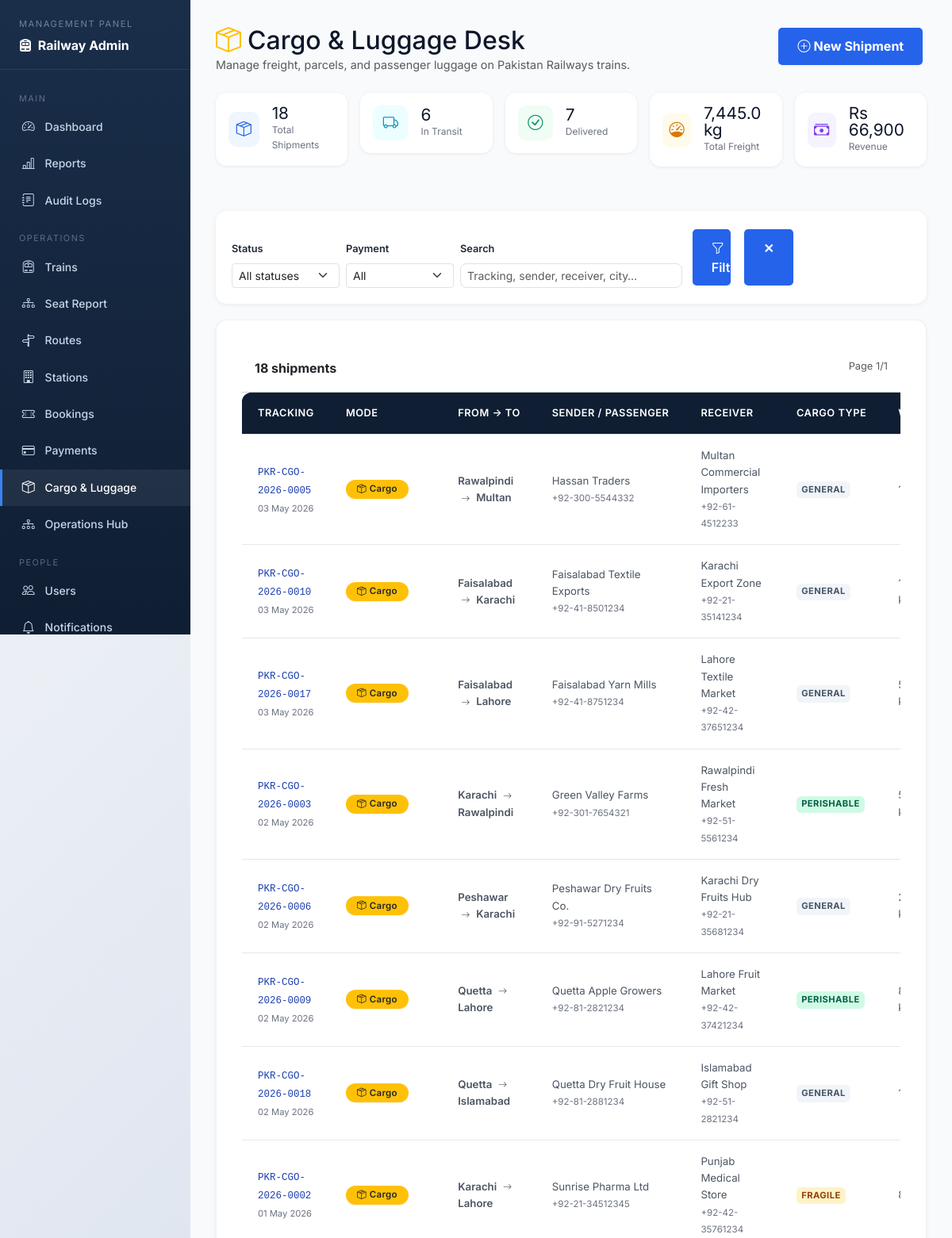
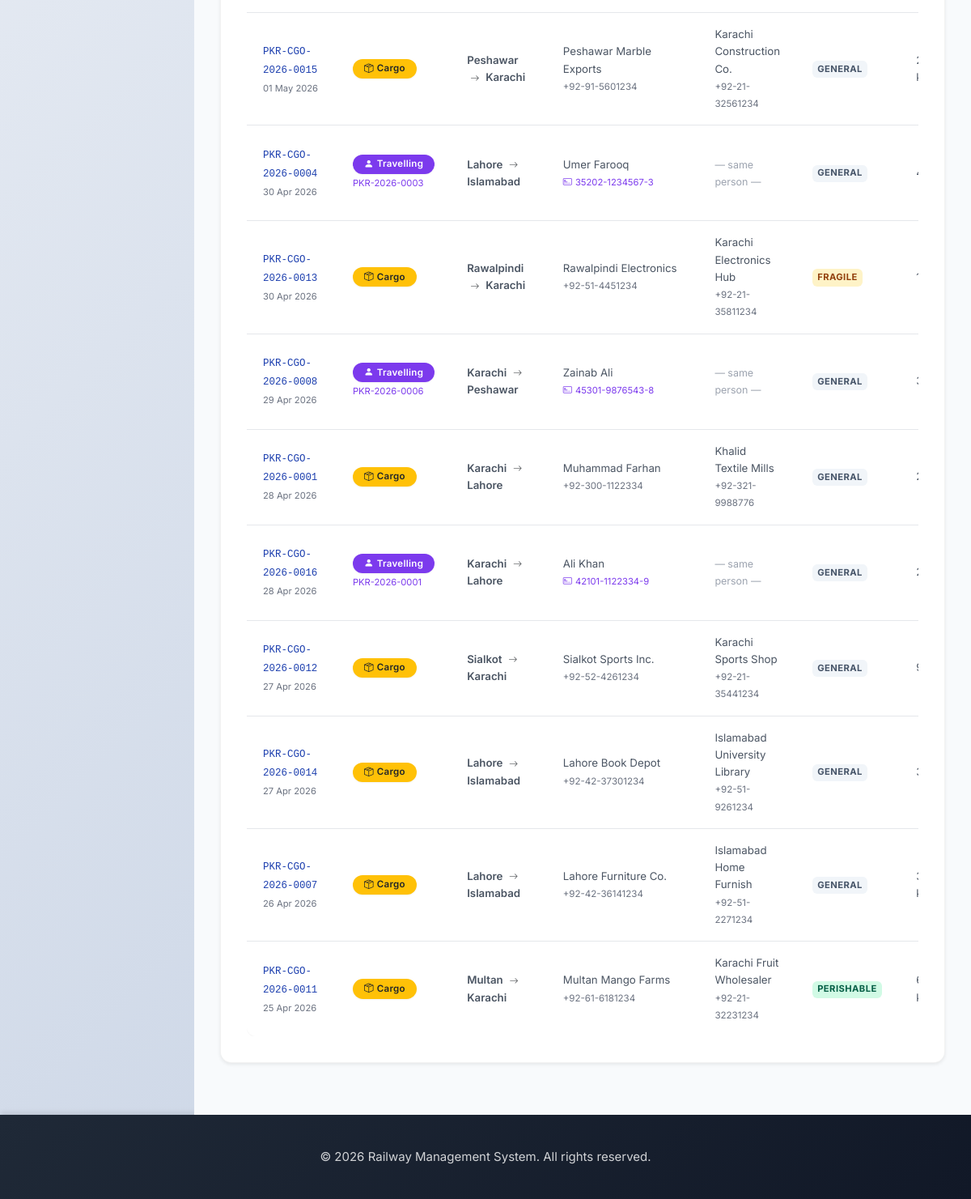
The app's page /cargo-shipments.php (signed in) with its own data (2 pictures, top to bottom).
### tables this page shows
CREATE TABLE IF NOT EXISTS cargo_shipments (
    shipment_id          INT PRIMARY KEY AUTO_INCREMENT,
    tracking_number      VARCHAR(30) UNIQUE NOT NULL,
    shipment_type        ENUM('cargo_delivery','travelling') NOT NULL DEFAULT 'cargo_delivery',
    passenger_name       VARCHAR(120),
    passenger_cnic       VARCHAR(20),
    linked_booking_ref   VARCHAR(30),
    sender_name          VARCHAR(100) NOT NULL,
    sender_phone         VARCHAR(20),
    sender_address       TEXT,
    receiver_name        VARCHAR(100),
    receiver_phone       VARCHAR(20),
    receiver_address     TEXT,
    origin_city          VARCHAR(100) NOT NULL,
    destination_city     VARCHAR(100) NOT NULL,
    route_id             INT,
    weight_kg            DECIMAL(8,2) NOT NULL,
    cargo_type           ENUM('general','fragile','perishable','livestock','hazardous') DEFAULT 'general',
    declared_value       DECIMAL(12,2) DEFAULT 0.00,
    shipping_fee         DECIMAL(10,2) NOT NULL,
    shipment_status      ENUM('pending','in_transit','arrived','delivered','cancelled') DEFAULT 'pending',
    payment_status       ENUM('pending','paid','refunded') DEFAULT 'pending',
    special_instructions TEXT,
    booked_by            INT,
    handled_by           INT,
    booking_date         TIMESTAMP DEFAULT CURRENT_TIMESTAMP,
    estimated_delivery   DATE,
    actual_delivery      DATETIME,
    updated_at           TIMESTAMP DEFAULT CURRENT_TIMESTAMP ON UPDATE CURRENT_TIMESTAMP,
    FOREIGN KEY (route_id)   REFERENCES routes(route_id)  ON DELETE SET NULL,
    FOREIGN KEY (booked_by)  REFERENCES users(user_id)    ON DELETE SET NULL,
    FOREIGN KEY (handled_by) REFERENCES users(user_id)    ON DELETE SET NULL,
    INDEX idx_cargo_status  (shipment_status),
    INDEX idx_cargo_route   (route_id),
    INDEX idx_cargo_track   (tracking_number)
);

### src/classes/Database.php (called while the page is built, shortened)
<?php
class Database {
    private $host = DB_HOST;
    private $db_name = DB_NAME;
    private $user = DB_USER;
    private $password = DB_PASS;
    private $port = DB_PORT;
    private $connection;
    public function connect() {
        $this->connection = new mysqli(
            $this->host,
            $this->user,
            $this->password,
            $this->db_name,
            $this->port
        );
        $this->connection->set_charset('utf8');
        return $this->connection;
    }
    private function ensureCancellationColumns(): void {
        $db = $this->connection->real_escape_string($this->db_name);
        $columns = [
            'cancellation_reason' => "ALTER TABLE bookings ADD COLUMN cancellation_reason VARCHAR(255) DEFAULT NULL",
            'cancellation_fee'    => "ALTER TABLE bookings ADD COLUMN cancellation_fee    DECIMAL(10,2) DEFAULT 0.00",
            'refund_amount'       => "ALTER TABLE bookings ADD COLUMN refund_amount       DECIMAL(10,2) DEFAULT 0.00",
            'cancelled_at'        => "ALTER TABLE bookings ADD COLUMN cancelled_at        DATETIME DEFAULT NULL",
        ];
        foreach ($columns as $col => $ddl) {
            $check = $this->connection->query(
                "SELECT 1 FROM information_schema.COLUMNS
                 WHERE TABLE_SCHEMA = '{$db}' AND TABLE_NAME = 'bookings' AND COLUMN_NAME = '{$col}'"
            );
            if ($check && $check->num_rows === 0) {
                $this->connection->query($ddl);
            }
        }
    }
    private function ensureNotificationColumns(): void {
        $db = $this->connection->real_escape_string($this->db_name);
        $columns = [
            'type'       => "ALTER TABLE notifications ADD COLUMN type       VARCHAR(30)  NOT NULL DEFAULT 'info'",
            'related_id' => "ALTER TABLE notifications ADD COLUMN related_id  INT          NOT NULL DEFAULT 0",
        ];
        foreach ($columns as $col => $ddl) {
            $check = $this->connection->query(
                "SELECT 1 FROM information_schema.COLUMNS
                 WHERE TABLE_SCHEMA = '{$db}' AND TABLE_NAME = 'notifications' AND COLUMN_NAME = '{$col}'"
            );
            if ($check && $check->num_rows === 0) {
                $this->connection->query($ddl);
            }
        }
    }
    public function select($query) {
        $result = $this->connection->query($query);
        $data = array();
        if ($result->num_rows > 0) {
            while ($row = $result->fetch_assoc()) {
                array_push($data, $row);
            }
            return $data;
        } else {
            return false;
        }
    }
    public function selectRow($query) {
        $result = $this->connection->query($query);
        if ($result && $result->num_rows > 0) {
            return $result->fetch_assoc();
        }
        return false;
    }
}
?>

### cargo-shipments.php (the view, shortened to what this page needs)
<?php
require_once 'config/database.php';
require_once 'src/classes/Database.php';
$db   = new Database();
$db->connect();
$is_admin   = $_SESSION['role'] === 'admin';
$search        = trim($_GET['q'] ?? '');
$page          = max(1, (int)($_GET['page'] ?? 1));
$per_page      = 20;
$offset        = ($page - 1) * $per_page;
$wheres = [];
$where_sql = $wheres ? 'WHERE ' . implode(' AND ', $wheres) : '';
$total_rows  = (int)($db->selectRow("SELECT COUNT(*) AS n FROM cargo_shipments cs {$where_sql}")['n'] ?? 0);
$total_pages = max(1, (int)ceil($total_rows / $per_page));
$shipments = $db->select(
    "SELECT cs.*, u.full_name AS booked_by_name
     FROM cargo_shipments cs
     LEFT JOIN users u ON cs.booked_by = u.user_id
     {$where_sql}
     ORDER BY cs.booking_date DESC
     LIMIT {$per_page} OFFSET {$offset}"
) ?: [];
$kpi = $db->selectRow(
    "SELECT COUNT(*) AS total,
            SUM(shipment_status='pending')    AS pending_n,
            SUM(shipment_status='in_transit') AS transit_n,
            SUM(shipment_status='delivered')  AS delivered_n,
            SUM(shipment_status='cancelled')  AS cancelled_n,
            IFNULL(SUM(shipping_fee),0)       AS total_fees,
            IFNULL(SUM(weight_kg),0)          AS total_kg
     FROM cargo_shipments"
) ?? [];
require_once 'inc/header.php';
?>
<div class="adm-wrap">
<aside class="adm-sidebar">
    <div class="sb-brand">
        <span>Management Panel</span>
        <strong><i class="bi bi-train-front-fill me-1"></i> Railway Admin</strong>
    </div>
    <nav>
        <div class="sb-sep">Main</div>
        <a href="admin-dashboard.php"><i class="bi bi-speedometer2"></i> Dashboard</a>
        <a href="reports.php"><i class="bi bi-bar-chart-line"></i> Reports</a>
        <?php if ($is_admin): ?>
        <a href="audit-logs.php"><i class="bi bi-journal-text"></i> Audit Logs</a>
        <?php endif; ?>
        <div class="sb-sep">Operations</div>
        <a href="manage-trains.php"><i class="bi bi-train-front"></i> Trains</a>
        <a href="train-seats-report.php"><i class="bi bi-diagram-3"></i> Seat Report</a>
        <a href="manage-routes.php"><i class="bi bi-signpost-split"></i> Routes</a>
        <a href="operations-hub.php?tab=stations"><i class="bi bi-building"></i> Stations</a>
        <a href="manage-bookings.php"><i class="bi bi-ticket-perforated"></i> Bookings</a>
        <a href="manage-payments.php"><i class="bi bi-credit-card"></i> Payments</a>
        <a href="cargo-shipments.php" class="active"><i class="bi bi-box-seam"></i> Cargo &amp; Luggage</a>
        <a href="operations-hub.php"><i class="bi bi-diagram-3"></i> Operations Hub</a>
        <div class="sb-sep">People</div>
        <?php if ($is_admin): ?><a href="manage-users.php"><i class="bi bi-people"></i> Users</a><?php endif; ?>
        <a href="notifications.php"><i class="bi bi-bell"></i> Notifications</a>
    </nav>
</aside>
<main class="adm-main">
    <div class="d-flex justify-content-between align-items-start mb-4 flex-wrap gap-2">
        <div>
            <h2 class="fw-black mb-0" style="color:#0f172a;"><i class="bi bi-box-seam me-2 text-warning"></i>Cargo &amp; Luggage Desk</h2>
            <p class="text-muted mb-0" style="font-size:.9rem;">Manage freight, parcels, and passenger luggage on Pakistan Railways trains.</p>
        </div>
        <button class="btn btn-warning fw-bold" data-bs-toggle="modal" data-bs-target="#newShipmentModal">
            <i class="bi bi-plus-circle me-1"></i>New Shipment
        </button>
    </div>
    <div class="row g-3 mb-4">
        <?php
        $kpis = [
            ['Total Shipments', number_format($kpi['total'] ?? 0),    'bi-box-seam',        '#2563eb','#eff6ff'],
            ['In Transit',      number_format($kpi['transit_n'] ?? 0),'bi-truck',           '#0891b2','#ecfeff'],
            ['Delivered',       number_format($kpi['delivered_n']??0),'bi-check-circle',    '#059669','#f0fdf4'],
            ['Total Freight',   number_format($kpi['total_kg'] ?? 0, 1).' kg','bi-speedometer','#d97706','#fffbeb'],
            ['Revenue',         'Rs '.number_format($kpi['total_fees']??0,0),'bi-cash-stack','#7c3aed','#f5f3ff'],
        ];
        foreach ($kpis as [$lbl,$val,$ico,$clr,$bg]):
        ?>
        <div class="col-lg col-sm-6">
            <div class="card kpi-card p-3">
                <div class="d-flex align-items-center gap-3">
                    <div style="width:44px;height:44px;border-radius:10px;background:<?= $bg ?>;display:flex;align-items:center;justify-content:center;">
                        <i class="bi <?= $ico ?>" style="font-size:1.2rem;color:<?= $clr ?>;"></i>
                    </div>
                    <div>
                        <div class="fw-black" style="font-size:1.3rem;color:#0f172a;line-height:1;"><?= $val ?></div>
                        <div style="font-size:.75rem;color:#6b7280;"><?= $lbl ?></div>
                    </div>
                </div>
            </div>
        </div>
        <?php endforeach; ?>
    </div>
    <form method="GET" class="filter-bar">
        <div class="row g-2 align-items-end">
            <div class="col-md-2">
                <label class="form-label fw-semibold" style="font-size:.8rem;">Status</label>
                <select name="status" class="form-select form-select-sm">
                    <option value="all">All statuses</option>
                </select>
            </div>
            <div class="col-md-2">
                <label class="form-label fw-semibold" style="font-size:.8rem;">Payment</label>
                <select name="pay" class="form-select form-select-sm">
                    <option value="all">All</option>
                </select>
            </div>
            <div class="col-md-4">
                <label class="form-label fw-semibold" style="font-size:.8rem;">Search</label>
                <input type="text" name="q" class="form-control form-control-sm"
                       placeholder="Tracking, sender, receiver, city…" value="<?= htmlspecialchars($search) ?>">
            </div>
            <div class="col-md-2 d-flex gap-2">
                <button class="btn btn-primary btn-sm w-100"><i class="bi bi-funnel me-1"></i>Filter</button>
                <a href="cargo-shipments.php" class="btn btn-outline-secondary btn-sm">✕</a>
            </div>
        </div>
    </form>
    <div class="card shadow-sm" style="border-radius:14px;overflow:hidden;">
        <div class="card-header bg-white py-3 d-flex justify-content-between">
            <span class="fw-bold"><?= number_format($total_rows) ?> shipments</span>
            <span class="text-muted" style="font-size:.8rem;">Page <?= $page ?>/<?= $total_pages ?></span>
        </div>
        <div class="table-responsive">
        <table class="table table-hover mb-0 cargo-table">
            <thead>
                <tr>
                    <th>Tracking</th>
                    <th>Mode</th>
                    <th>From → To</th>
                    <th>Sender / Passenger</th>
                    <th>Receiver</th>
                    <th>Cargo Type</th>
                    <th>Weight</th>
                </tr>
            </thead>
            <tbody>
            <?php if (empty($shipments)): ?>
                <tr><td colspan="11" class="text-center py-5 text-muted">No shipments found.</td></tr>
            <?php else: foreach ($shipments as $s): ?>
                <?php $is_travel_row = ($s['shipment_type'] ?? 'cargo_delivery') === 'travelling'; ?>
                <tr>
                    <td><code style="font-size:.78rem;color:#1e40af;"><?= htmlspecialchars($s['tracking_number']) ?></code><br>
                        <span style="font-size:.7rem;color:#6b7280;"><?= date('d M Y', strtotime($s['booking_date'])) ?></span>
                    </td>
                    <td>
                        <?php if ($is_travel_row): ?>
                        <span class="badge" style="background:#7c3aed;font-size:.72rem;"><i class="bi bi-person-fill me-1"></i>Travelling</span>
                        <?php if ($s['linked_booking_ref']): ?>
                        <br><span style="font-size:.7rem;color:#7c3aed;"><?= htmlspecialchars($s['linked_booking_ref']) ?></span>
                        <?php endif; ?>
                        <?php else: ?>
                        <span class="badge bg-warning text-dark" style="font-size:.72rem;"><i class="bi bi-box-seam me-1"></i>Cargo</span>
                        <?php endif; ?>
                    </td>
                    <td>
                        <span class="fw-semibold"><?= htmlspecialchars($s['origin_city']) ?></span>
                        <i class="bi bi-arrow-right text-muted mx-1" style="font-size:.7rem;"></i>
                        <span class="fw-semibold"><?= htmlspecialchars($s['destination_city']) ?></span>
                    </td>
                    <td>
                        <?= htmlspecialchars($s['sender_name']) ?>
                        <?php if ($is_travel_row && $s['passenger_cnic']): ?>
                        <br><span style="font-size:.7rem;color:#7c3aed;"><i class="bi bi-credit-card-2-front me-1"></i><?= htmlspecialchars($s['passenger_cnic']) ?></span>
                        <?php else: ?>
                        <br><span style="font-size:.72rem;color:#6b7280;"><?= htmlspecialchars($s['sender_phone'] ?? '') ?></span>
                        <?php endif; ?>
                    </td>
                    <td>
                        <?php if ($is_travel_row): ?>
                        <span style="font-size:.78rem;color:#9ca3af;">— same person —</span>
                        <?php else: ?>
                        <?= htmlspecialchars($s['receiver_name']) ?><br>
                        <span style="font-size:.72rem;color:#6b7280;"><?= htmlspecialchars($s['receiver_phone'] ?? '') ?></span>
                        <?php endif; ?>
                    </td>
                    <td><span class="type-pill type-<?= $s['cargo_type'] ?>"><?= htmlspecialchars($s['cargo_type']) ?></span></td>
                    <td><?= number_format($s['weight_kg'], 1) ?> kg</td>
                </tr>
            <?php endforeach; endif; ?>
            </tbody>
        </table>
        </div>
    </div>
</main>
</div>
<?php require_once 'inc/footer.php'; ?>

### records on screen
cargo_shipments: tracking_number "PKR-CGO-2026-0005", booking_date "03 May 2026", shipment_type "cargo_delivery" (drawn), origin_city "Rawalpindi", destination_city "Multan", sender_name "Hassan Traders", sender_phone "+92-300-5544332", receiver_name "Multan Commercial Importers", receiver_phone "+92-61-4512233", cargo_type "GENERAL"
cargo_shipments: tracking_number "PKR-CGO-2026-0010", booking_date "03 May 2026", shipment_type "cargo_delivery" (drawn), origin_city "Faisalabad", destination_city "Karachi", sender_name "Faisalabad Textile Exports", sender_phone "+92-41-8501234", receiver_name "Karachi Export Zone", receiver_phone "+92-21-35141234", cargo_type "GENERAL"
cargo_shipments: tracking_number "PKR-CGO-2026-0017", booking_date "03 May 2026", shipment_type "cargo_delivery" (drawn), origin_city "Faisalabad", destination_city "Lahore", sender_name "Faisalabad Yarn Mills", sender_phone "+92-41-8751234", receiver_name "Lahore Textile Market", receiver_phone "+92-42-37651234", cargo_type "GENERAL"
cargo_shipments: tracking_number "PKR-CGO-2026-0003", booking_date "02 May 2026", shipment_type "cargo_delivery" (drawn), origin_city "Karachi", destination_city "Rawalpindi", sender_name "Green Valley Farms", sender_phone "+92-301-7654321", receiver_name "Rawalpindi Fresh Market", receiver_phone "+92-51-5561234", cargo_type "PERISHABLE"
cargo_shipments: tracking_number "PKR-CGO-2026-0006", booking_date "02 May 2026", shipment_type "cargo_delivery" (drawn), origin_city "Peshawar", destination_city "Karachi", sender_name "Peshawar Dry Fruits Co.", sender_phone "+92-91-5271234", receiver_name "Karachi Dry Fruits Hub", receiver_phone "+92-21-35681234", cargo_type "GENERAL"
cargo_shipments: tracking_number "PKR-CGO-2026-0009", booking_date "02 May 2026", shipment_type "cargo_delivery" (drawn), origin_city "Quetta", destination_city "Lahore", sender_name "Quetta Apple Growers", sender_phone "+92-81-2821234", receiver_name "Lahore Fruit Market", receiver_phone "+92-42-37421234", cargo_type "PERISHABLE"
cargo_shipments: tracking_number "PKR-CGO-2026-0018", booking_date "02 May 2026", shipment_type "cargo_delivery" (drawn), origin_city "Quetta", destination_city "Islamabad", sender_name "Quetta Dry Fruit House", sender_phone "+92-81-2881234", receiver_name "Islamabad Gift Shop", receiver_phone "+92-51-2821234", cargo_type "GENERAL"
cargo_shipments: tracking_number "PKR-CGO-2026-0002", booking_date "01 May 2026", shipment_type "cargo_delivery" (drawn), origin_city "Karachi", destination_city "Lahore", sender_name "Sunrise Pharma Ltd", sender_phone "+92-21-34512345", receiver_name "Punjab Medical Store", receiver_phone "+92-42-35761234", cargo_type "FRAGILE"
cargo_shipments: tracking_number "PKR-CGO-2026-0015", booking_date "01 May 2026", shipment_type "cargo_delivery" (drawn), origin_city "Peshawar", destination_city "Karachi", sender_name "Peshawar Marble Exports", sender_phone "+92-91-5601234", receiver_name "Karachi Construction Co.", receiver_phone "+92-21-32561234", cargo_type "GENERAL"
cargo_shipments: tracking_number "PKR-CGO-2026-0004", booking_date "30 Apr 2026", linked_booking_ref "PKR-2026-0003", origin_city "Lahore", destination_city "Islamabad", sender_name "Umer Farooq", passenger_cnic "35202-1234567-3", shipment_type "— same person —", cargo_type "GENERAL"
cargo_shipments: tracking_number "PKR-CGO-2026-0013", booking_date "30 Apr 2026", shipment_type "cargo_delivery" (drawn), origin_city "Rawalpindi", destination_city "Karachi", sender_name "Rawalpindi Electronics", sender_phone "+92-51-4451234", receiver_name "Karachi Electronics Hub", receiver_phone "+92-21-35811234", cargo_type "FRAGILE"
cargo_shipments: tracking_number "PKR-CGO-2026-0008", booking_date "29 Apr 2026", linked_booking_ref "PKR-2026-0006", origin_city "Karachi", destination_city "Peshawar", sender_name "Zainab Ali", passenger_cnic "45301-9876543-8", shipment_type "— same person —", cargo_type "GENERAL"
cargo_shipments: tracking_number "PKR-CGO-2026-0001", booking_date "28 Apr 2026", shipment_type "cargo_delivery" (drawn), origin_city "Karachi", destination_city "Lahore", sender_name "Muhammad Farhan", sender_phone "+92-300-1122334", receiver_name "Khalid Textile Mills", receiver_phone "+92-321-9988776", cargo_type "GENERAL"
cargo_shipments: tracking_number "PKR-CGO-2026-0016", booking_date "28 Apr 2026", linked_booking_ref "PKR-2026-0001", origin_city "Karachi", destination_city "Lahore", sender_name "Ali Khan", passenger_cnic "42101-1122334-9", shipment_type "— same person —", cargo_type "GENERAL"
cargo_shipments: tracking_number "PKR-CGO-2026-0012", booking_date "27 Apr 2026", shipment_type "cargo_delivery" (drawn), origin_city "Sialkot", destination_city "Karachi", sender_name "Sialkot Sports Inc.", sender_phone "+92-52-4261234", receiver_name "Karachi Sports Shop", receiver_phone "+92-21-35441234", cargo_type "GENERAL"
cargo_shipments: tracking_number "PKR-CGO-2026-0014", booking_date "27 Apr 2026", shipment_type "cargo_delivery" (drawn), origin_city "Lahore", destination_city "Islamabad", sender_name "Lahore Book Depot", sender_phone "+92-42-37301234", receiver_name "Islamabad University Library", receiver_phone "+92-51-9261234", cargo_type "GENERAL"
cargo_shipments: tracking_number "PKR-CGO-2026-0007", booking_date "26 Apr 2026", shipment_type "cargo_delivery" (drawn), origin_city "Lahore", destination_city "Islamabad", sender_name "Lahore Furniture Co.", sender_phone "+92-42-36141234", receiver_name "Islamabad Home Furnish", receiver_phone "+92-51-2271234", cargo_type "GENERAL"
cargo_shipments: tracking_number "PKR-CGO-2026-0011", booking_date "25 Apr 2026", shipment_type "cargo_delivery" (drawn), origin_city "Multan", destination_city "Karachi", sender_name "Multan Mango Farms", sender_phone "+92-61-6181234", receiver_name "Karachi Fruit Wholesaler", receiver_phone "+92-21-32231234", cargo_type "PERISHABLE"

### other values on screen
$val "18"
$lbl "Total Shipments"
$val "6"
$lbl "In Transit"
$val "7"
$lbl "Delivered"
$val "7,445.0 kg"
$lbl "Total Freight"
$val "Rs 66,900"
$lbl "Revenue"
$total_rows "18"
$page "1"
$total_pages "1"
